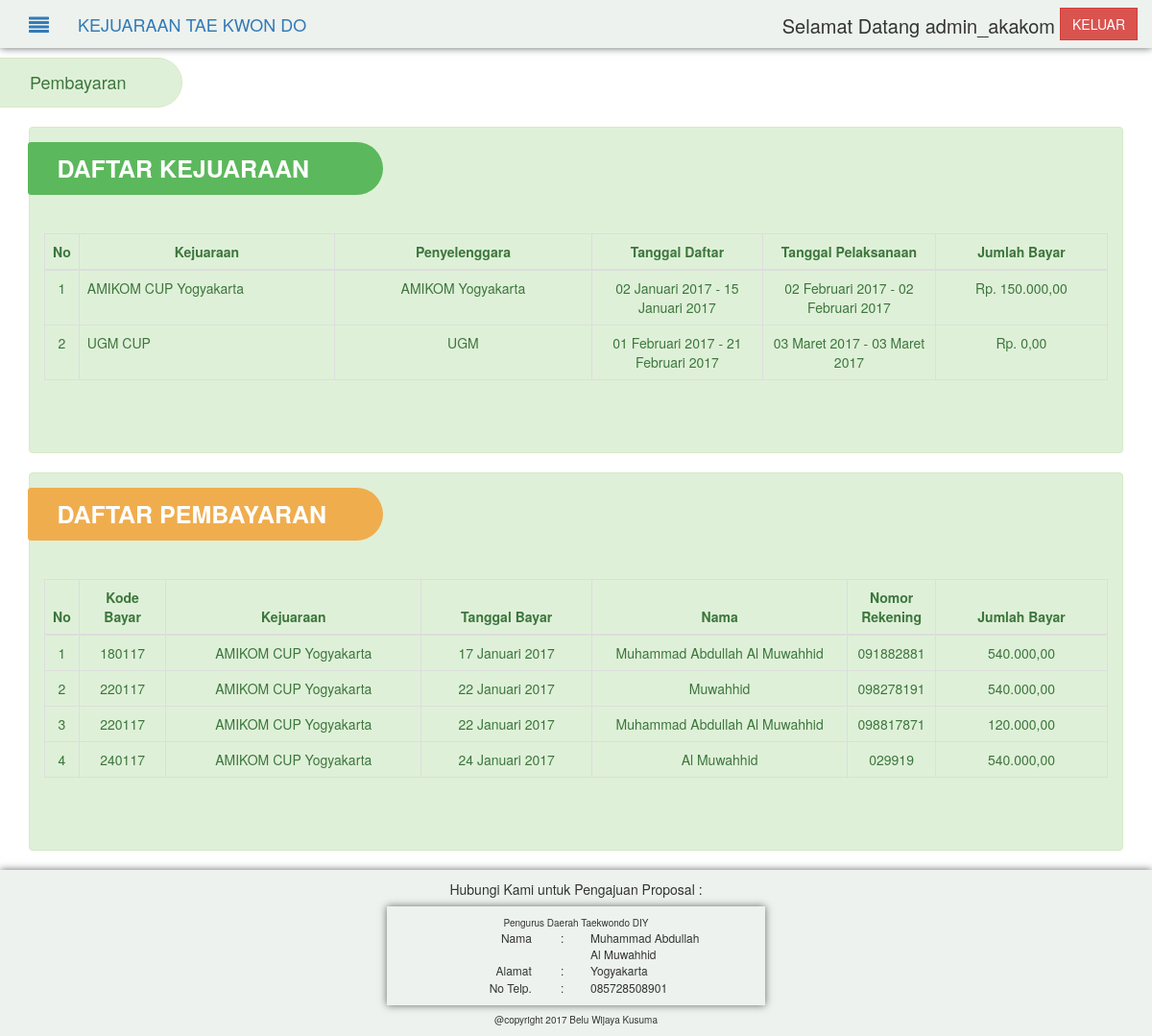
Screenshot of /index.php?p=pembayaran (signed in) with the database file from the repository.
### tables this page shows
CREATE TABLE IF NOT EXISTS `kejuaraan_dojang` (
  `id_kejuaraan_dojang` int(3) NOT NULL AUTO_INCREMENT,
  `id_kejuaraan` int(3) NOT NULL,
  `id_dojang` int(3) NOT NULL,
  PRIMARY KEY (`id_kejuaraan_dojang`)
);

CREATE TABLE IF NOT EXISTS `kejuaraan` (
  `id_kejuaraan` int(3) NOT NULL AUTO_INCREMENT,
  `id_pengda` int(3) NOT NULL,
  `nama_kejuaraan` varchar(200) NOT NULL,
  `tempat` varchar(300) NOT NULL,
  `tgl_pelaksanaan` date NOT NULL,
  `tgl_berakhir` date NOT NULL,
  `tgl_buka_daftar` date NOT NULL,
  `tgl_tutup_daftar` date NOT NULL,
  `id_panitia` int(3) NOT NULL,
  `status` int(1) NOT NULL,
  `detail` text NOT NULL,
  `nama_cp` varchar(120) NOT NULL,
  `telp_cp` varchar(120) NOT NULL,
  `foto` varchar(30) NOT NULL,
  PRIMARY KEY (`id_kejuaraan`)
);

CREATE TABLE IF NOT EXISTS `panitia` (
  `id_panitia` int(11) NOT NULL AUTO_INCREMENT,
  `username` varchar(50) NOT NULL,
  `password` varchar(200) NOT NULL,
  `penyelenggara` varchar(200) NOT NULL,
  `alamat` text NOT NULL,
  PRIMARY KEY (`id_panitia`)
);

CREATE TABLE IF NOT EXISTS `pembayaran` (
  `id_pembayaran` int(3) NOT NULL AUTO_INCREMENT,
  `kode_bayar` varchar(20) NOT NULL,
  `id_kejuaraan_dojang` int(3) NOT NULL,
  `tgl_bayar` date NOT NULL,
  `jumlah_bayar` int(7) NOT NULL,
  `nama_pembayar` varchar(120) NOT NULL,
  `no_rekening` varchar(80) NOT NULL,
  `nama_bank` varchar(50) NOT NULL,
  `pesan` text NOT NULL,
  PRIMARY KEY (`id_pembayaran`)
);

CREATE TABLE IF NOT EXISTS `pengurus_daerah` (
  `id_pengda` int(11) NOT NULL AUTO_INCREMENT,
  `nama` varchar(150) NOT NULL,
  `jk` varchar(30) NOT NULL,
  `alamat` text NOT NULL,
  `telp` varchar(25) NOT NULL,
  `username` varchar(50) NOT NULL,
  `password` varchar(200) NOT NULL,
  PRIMARY KEY (`id_pengda`)
);

### function/function.php (called while the page is built, shortened)
<?php
function showMonth($data){
  return substr($data, 8, 2)." ".getBulan(substr($data, 5, 2))." ".substr($data, 0, 4);
}
function getBulan($bulan){
  switch ($bulan) {
    case 1:
    return "Januari";
    break;
    case 2:
    return "Februari";
    break;
    case 3:
    return "Maret";
    break;
  }
}
 ?>

### include/dojang/daftar-pembayaran.php (the view, shortened to what this page needs)
<?php
$id_dojang = $_SESSION['id'];
$query_pembayaran = mysqli_query($h, "SELECT * from pembayaran
                                      JOIN kejuaraan_dojang
                                      ON kejuaraan_dojang.id_kejuaraan_dojang = pembayaran.id_kejuaraan_dojang
                                      WHERE kejuaraan_dojang.id_dojang = '$id_dojang'");
$jumlah = mysqli_num_rows($query_pembayaran);
$banyak_data = floor($jumlah/10)+1;
if(isset($_GET["k"])){
	$active_list = $_GET["k"];
	$first = ($_GET["k"]*10);
	$limit = $first-10;
	$query_konfirmasi = mysqli_query($h, "SELECT * from pembayaran
                                        JOIN kejuaraan_dojang
                                        ON kejuaraan_dojang.id_kejuaraan_dojang = pembayaran.id_kejuaraan_dojang
                                        JOIN kejuaraan
                                        ON kejuaraan_dojang.id_kejuaraan = kejuaraan.id_kejuaraan
                                        WHERE kejuaraan_dojang.id_dojang = '$id_dojang'
                                        LIMIT 10 OFFSET ".$limit);
	if($_GET["k"]!=1){
		$nomor = $limit+1;
	}else{
		$nomor = $_GET["k"];
  }
}else{
	$nomor = 1;
	if($banyak_data>1){
		$query_konfirmasi = mysqli_query($h, "SELECT * from pembayaran
                                          JOIN kejuaraan_dojang
                                          ON kejuaraan_dojang.id_kejuaraan_dojang = pembayaran.id_kejuaraan_dojang
                                          JOIN kejuaraan
                                          ON kejuaraan_dojang.id_kejuaraan = kejuaraan.id_kejuaraan
                                          WHERE kejuaraan_dojang.id_dojang = '$id_dojang'
	                                        LIMIT 10");
	}else{
		$query_konfirmasi = mysqli_query($h, "SELECT * from pembayaran
                                          JOIN kejuaraan_dojang
                                          ON kejuaraan_dojang.id_kejuaraan_dojang = pembayaran.id_kejuaraan_dojang
                                          JOIN kejuaraan
                                          ON kejuaraan_dojang.id_kejuaraan = kejuaraan.id_kejuaraan
                                          WHERE kejuaraan_dojang.id_dojang = '$id_dojang'");
	}
}
?>
<div class="col-md-12 alert alert-success" id="atlet">
  <div class="w-100">
    <nav class="head-triangle-right label label-warning col-xs-4 marg-1p-left" style="float:left;" style="position:absolute;">
      <b>DAFTAR PEMBAYARAN</b>
    </nav>
  </div>
	<div class="w-100 marg20-top">
		<table class="table table-bordered marg20-top">
			<thead>
				<tr>
					<th>No</th>
          <th class="col-xs-1 tengah-text">Kode Bayar</th>
					<th class="col-xs-3 tengah-text">Kejuaraan</th>
					<th class="col-xs-2 tengah-text">Tanggal Bayar</th>
					<th class="col-xs-3 tengah-text">Nama</th>
					<th class="col-xs-1 tengah-text">Nomor Rekening</th>
					<th class="col-xs-2 tengah-text">Jumlah Bayar</th>
				</tr>
			</thead>
			<tbody>
				<?php
				while($row = $query_konfirmasi->fetch_array()){
					echo '<tr>';
					 echo '<td class="tengah-text"  >'.$nomor."</td>";
					 echo '<td class="tengah-text"  >'.$row['kode_bayar']."</td>";
					 echo '<td class="tengah-text"  >'.$row['nama_kejuaraan']."</td>";
					 echo '<td class="tengah-text"  >'.showMonth($row['tgl_bayar'])."</td>";
           echo '<td class="tengah-text"  >'.$row['nama_pembayar']."</td>";
           echo '<td class="tengah-text"  >'.$row['no_rekening']."</td>";
           echo '<td class="tengah-text"  >'.number_format($row['jumlah_bayar'],2,",",".")."</td>";
					echo "</tr>";
					$nomor++;
				}
				?>
			</tbody>
		</table>
	</div>
<div class="w-100">
</div>
</div>

### include/dojang/daftar-kejuaraan-bayar.php (shortened to what this page needs)
<?php
$id_dojang = $_SESSION['id'];
$query_kejuaraan_dojang = mysqli_query($h, "SELECT * from kejuaraan_dojang  WHERE id_dojang = '$id_dojang'");
$jumlah = mysqli_num_rows($query_kejuaraan_dojang);
$banyak_data = floor($jumlah/10)+1;
if(isset($_GET["r"])){
	$active_list = $_GET["r"];
	$first = ($_GET["r"]*10);
	$limit = $first-10;
	$query_konfirmasi = mysqli_query($h, "SELECT * from kejuaraan_dojang
                                        JOIN kejuaraan
                                        ON kejuaraan_dojang.id_kejuaraan = kejuaraan.id_kejuaraan
                                        WHERE id_dojang = '$id_dojang'
                                        LIMIT 10 OFFSET ".$limit);
	if($_GET["r"]!=1){
		$nomor = $limit+1;
	}else{
		$nomor = $_GET["r"];
	}
}else{
	$nomor = 1;
	if($banyak_data>1){
		$query_konfirmasi = mysqli_query($h, "SELECT * from kejuaraan_dojang
                                          JOIN kejuaraan
                                          ON kejuaraan_dojang.id_kejuaraan = kejuaraan.id_kejuaraan
                                          WHERE id_dojang = '$id_dojang'
	                                        LIMIT 10");
	}else{
		$query_konfirmasi = mysqli_query($h, "SELECT * from kejuaraan_dojang
                                          JOIN kejuaraan
                                          ON kejuaraan_dojang.id_kejuaraan = kejuaraan.id_kejuaraan
                                          JOIN panitia
                                          ON panitia.id_panitia = kejuaraan.id_panitia
                                          WHERE id_dojang = '$id_dojang'");
	}
}
?>
<div class="col-md-12 alert alert-success" id="atlet">
  <div class="w-100">
    <nav class="head-triangle-right label label-success col-xs-4 marg-1p-left" style="float:left;" style="position:absolute;">
      <b>DAFTAR KEJUARAAN</b>
    </nav>
  </div>
	<div class="w-100 marg20-top">
		<table class="table table-bordered marg20-top">
			<thead>
				<tr>
					<th>No</th>
          <th class="col-xs-3 tengah-text">Kejuaraan</th>
					<th class="col-xs-3 tengah-text">Penyelenggara</th>
					<th class="col-xs-2 tengah-text">Tanggal Daftar</th>
					<th class="col-xs-2 tengah-text">Tanggal Pelaksanaan</th>
					<th class="col-xs-2 tengah-text">Jumlah Bayar</th>
				</tr>
			</thead>
			<tbody>
				<?php
				while($row = $query_konfirmasi->fetch_array()){
					$status_biaya = true;
					$biaya = 0;
          $id_kejuaraan_dojang = $row["id_kejuaraan_dojang"];
          $query_biaya = mysqli_query($h, "SELECT * from atlet
                                                JOIN kategori_kejuaraan
                                                ON atlet.id_kategori = kategori_kejuaraan.id_kategori
                                                WHERE atlet.id_kejuaraan_dojang = '$id_kejuaraan_dojang'
																								AND atlet.status_atlet = '0'");
          while($kategori = $query_biaya->fetch_array()){
            if($kategori["status_kelompok"]==1 && $status_biaya==true){
              $biaya += $kategori["biaya"];
              $status_biaya = false;
            }else if($kategori["status_kelompok"]==0){
              $biaya += $kategori["biaya"];
            }
          }
					echo '<tr class="trhover" onclick="bayar('.$row["id_kejuaraan_dojang"].')">';
					 echo '<td class="tengah-text"  >'.$nomor."</td>";
					 echo '<td >'.$row['nama_kejuaraan']."</td>";
					 echo '<td class="tengah-text"  >'.$row['penyelenggara']."</td>";
					 echo '<td class="tengah-text"  >'.showMonth($row['tgl_buka_daftar']).' - '.showMonth($row['tgl_tutup_daftar'])."</td>";
					 echo '<td class="tengah-text"  >'.showMonth($row['tgl_pelaksanaan']).' - '.showMonth($row['tgl_berakhir'])."</td>";
					 echo '<td class="tengah-text"  >Rp. '.number_format($biaya,2,",",".")."</td>";
					echo "</tr>";
					$nomor++;
				}
				?>
			</tbody>
		</table>
	</div>
<div class="w-100">
</div>
</div>

### include/footer.php
<div class="w-100 bg-header bayang pad10">
  <?php
    if(!isset($_SESSION["tag"]) || (isset($_SESSION["tag"]) && $_SESSION["tag"]!="PENGDA")){
      $query_pengda =  mysqli_query($h, "SELECT * from pengurus_daerah");
      $data_pengda = mysqli_fetch_assoc($query_pengda);
      echo "<div class='tengah-text'>Hubungi Kami untuk Pengajuan Proposal : </div>";
      ?>
        <div class="col-xs-4 col-xs-offset-4 bayang pad10 marg8-top">
          <section class="w-100 tengah-text font-10">
            Pengurus Daerah Taekwondo DIY
          </section>
          <div class="font-12">
            <section class="w-100 ">
              <div class="col-xs-5 kanan-text">
                Nama
              </div>
              <div class="col-xs-1">
                :
              </div>
              <div class="col-xs-5">
                <?php echo $data_pengda["nama"] ?>
              </div>
            </section>
            <section class="w-100">
              <div class="col-xs-5 kanan-text">
                Alamat
              </div>
              <div class="col-xs-1">
                :
              </div>
              <div class="col-xs-6">
                <?php echo $data_pengda["alamat"] ?>
              </div>
            </section>
            <section class="w-100">
              <div class="col-xs-5 kanan-text">
                No Telp.
              </div>
              <div class="col-xs-1">
                :
              </div>
              <div class="col-xs-6">
                <?php echo $data_pengda["telp"] ?>
              </div>
            </section>
          </div>
        </div>
      <?php
    }
   ?>
  <div class="w-100 tengah-text font-10 marg8-top">
    @copyright 2017 Belu Wijaya Kusuma
  </div>
</div>

### css/style.css (style rules this page uses)
.tengah-text { text-align: center; }
.kanan-text { text-align: right; }
.bg-header { background-color:#EDF2EE; }
.marg-1p-left { margin-left:-1.5%; }
.marg20-top { margin-top:20px; }
.marg8-top { margin-top:8px; }
.pad10 { padding : 10px; }
.font-10 { font-size: 10px; }
.font-12 { font-size: 12px; }
.head-triangle-right { padding:15px 30px; text-align:left; font-weight:bold; font-size:25px; border-top-right-radius: 2em; border-bottom-right-radius: 2em; color:white; }
.w-100, .w-30, .w-50, .w-1, .w-10, .w-15, .w-20, .w-12, .w-80, .w-75 { float : left; }
.w-100 { width:100%; }
.bayang { -moz-box-shadow : 0px 0.01px 8px #636968; -webkit-box-shadow : 0px 0.01px 8px #636968; box-shadow: 0px 0.01px 8px #636968; }

### rows the page displays
kejuaraan_dojang: id_kejuaraan.nama_kejuaraan "AMIKOM CUP Yogyakarta", panitia.penyelenggara "AMIKOM Yogyakarta", id_kejuaraan.tgl_buka_daftar "02 Januari 2017", id_kejuaraan.tgl_tutup_daftar "15 Januari 2017", id_kejuaraan.tgl_pelaksanaan "02 Februari 2017", id_kejuaraan.tgl_berakhir "02 Februari 2017", biaya "150.000,00"
kejuaraan_dojang: id_kejuaraan.nama_kejuaraan "UGM CUP", panitia.penyelenggara "UGM", id_kejuaraan.tgl_buka_daftar "01 Februari 2017", id_kejuaraan.tgl_tutup_daftar "21 Februari 2017", id_kejuaraan.tgl_pelaksanaan "03 Maret 2017", id_kejuaraan.tgl_berakhir "03 Maret 2017", biaya "0,00"
pembayaran: kode_bayar "180117", kejuaraan.nama_kejuaraan "AMIKOM CUP Yogyakarta", tgl_bayar "17 Januari 2017", nama_pembayar "Muhammad Abdullah Al Muwahhid", no_rekening "091882881", jumlah_bayar "540.000,00"
pembayaran: kode_bayar "220117", kejuaraan.nama_kejuaraan "AMIKOM CUP Yogyakarta", tgl_bayar "22 Januari 2017", nama_pembayar "Muwahhid", no_rekening "098278191", jumlah_bayar "540.000,00"
pembayaran: kode_bayar "220117", kejuaraan.nama_kejuaraan "AMIKOM CUP Yogyakarta", tgl_bayar "22 Januari 2017", nama_pembayar "Muhammad Abdullah Al Muwahhid", no_rekening "098817871", jumlah_bayar "120.000,00"
pembayaran: kode_bayar "240117", kejuaraan.nama_kejuaraan "AMIKOM CUP Yogyakarta", tgl_bayar "24 Januari 2017", nama_pembayar "Al Muwahhid", no_rekening "029919", jumlah_bayar "540.000,00"
pengurus_daerah: nama "Muhammad Abdullah Al Muwahhid", alamat "Yogyakarta", telp "085728508901"

### other values shown
$_SESSION['username'] "admin_akakom"
